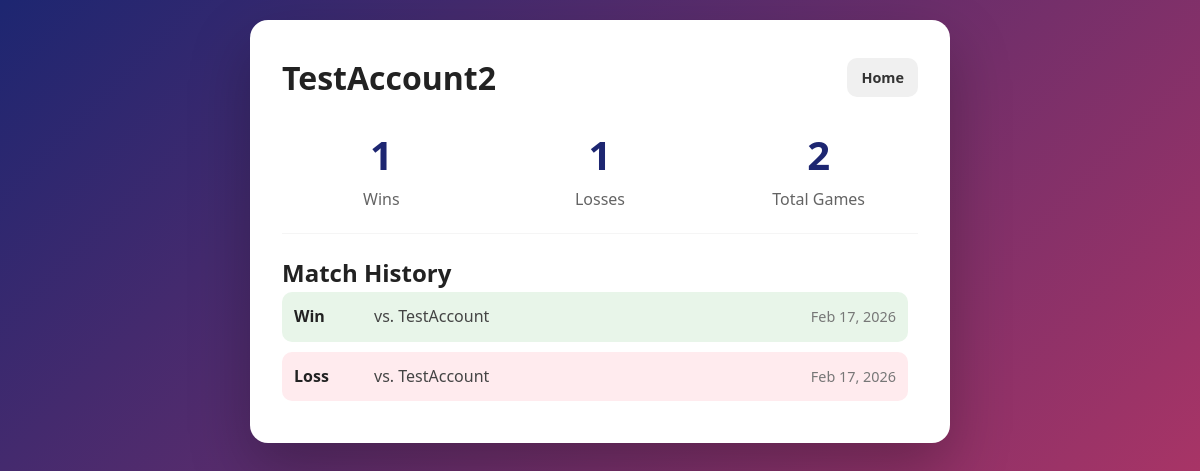
Before: /profile (signed in) with the older database file.
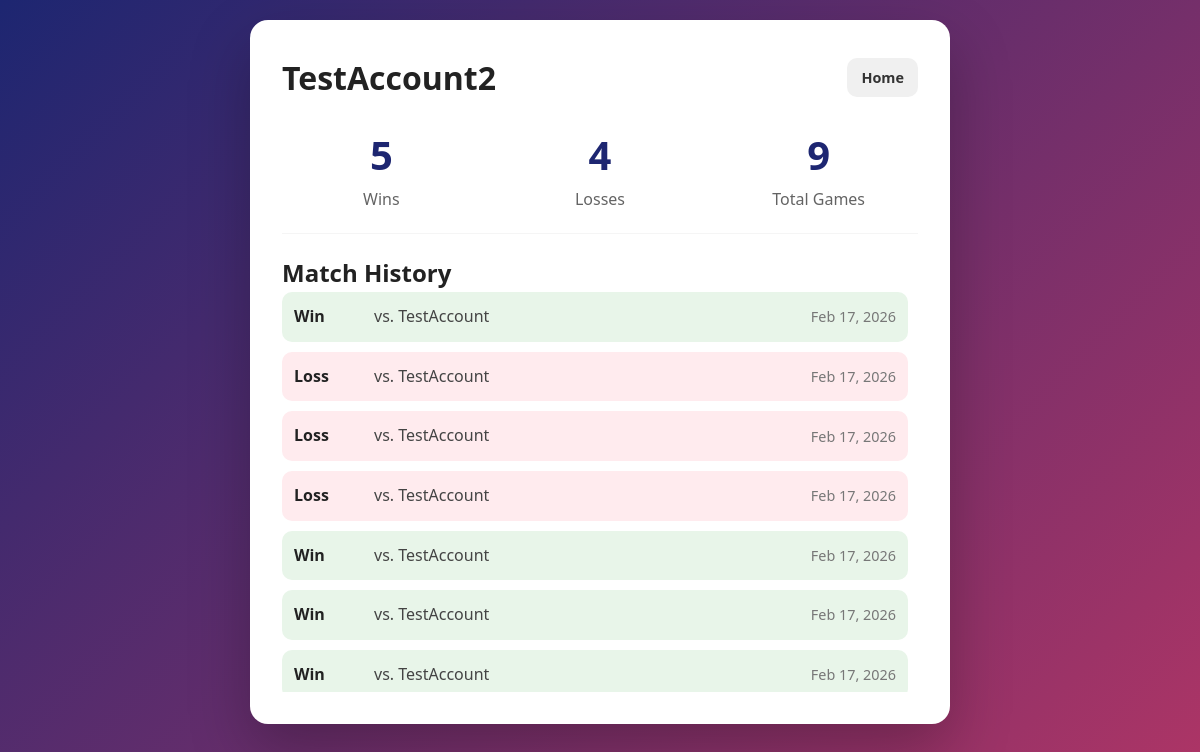
After: the same page with the newer database file.
### app.py (models this page shows, shortened)
class User(UserMixin, db.Model):
    id = db.Column(db.Integer, primary_key=True)
    username = db.Column(db.String(100), unique=True, nullable=False)
    password_hash = db.Column(db.String(128))

class Match(db.Model):
    id = db.Column(db.Integer, primary_key=True)
    winner_id = db.Column(db.Integer, db.ForeignKey('user.id'))
    loser_id = db.Column(db.Integer, db.ForeignKey('user.id'))
    is_draw = db.Column(db.Boolean, default=False)
    timestamp = db.Column(db.DateTime, server_default=db.func.now())
    winner = db.relationship('User', foreign_keys=[winner_id], backref='won_matches')
    loser = db.relationship('User', foreign_keys=[loser_id], backref='lost_matches')

### app.py (the view)
@app.route("/profile")
@login_required
def profile():
    if session.get('is_guest'): flash("Guests do not have profiles."); return redirect(url_for('home'))
    matches = Match.query.filter((Match.winner_id == current_user.id) | (Match.loser_id == current_user.id)).order_by(Match.timestamp.desc()).all()
    return render_template("profile.html", user=current_user, matches=matches)

### app.py (called while the page is built)
@login_manager.user_loader
def load_user(user_id):
    if session.get('is_guest'): return GuestUser(session.get('guest_id'))
    return User.query.get(int(user_id))

### templates/profile.html (shortened to what this page needs)
<!DOCTYPE html>
<html lang="en">
<head>
    <link rel="stylesheet" href="{{ url_for('static', filename='css/style.css') }}">
</head>
<body class="bg">
<div class="profile-layout">
    <div class="card profile-card">
        <div class="profile-header">
            <h1>{{ user.username }}</h1>
            <a href="{{ url_for('home') }}" class="button secondary small">Home</a>
        </div>
        <div class="stats-grid">
            <div class="stat-item">
                <h2>{{ user.won_matches|length }}</h2>
                <p>Wins</p>
            </div>
            <div class="stat-item">
                <h2>{{ user.lost_matches|length }}</h2>
                <p>Losses</p>
            </div>
            <div class="stat-item">
                <h2>{{ (user.won_matches|length) + (user.lost_matches|length) }}</h2>
                <p>Total Games</p>
            </div>
        </div>
        <div class="divider"></div>
        <h2>Match History</h2>
        <ul class="match-history">
            {% for match in matches %}
                <li class="match-item {% if match.is_draw %}draw{% elif match.winner == user %}win{% else %}loss{% endif %}">
                    <div class="match-result">
                        {% if match.is_draw %}
                            Draw
                        {% elif match.winner == user %}
                            Win
                        {% else %}
                            Loss
                        {% endif %}
                    </div>
                    <div class="match-opponent">
                        vs.
                        {% if match.winner == user %}
                            {{ match.loser.username }}
                        {% else %}
                            {{ match.winner.username }}
                        {% endif %}
                    </div>
                    <div class="match-timestamp">
                        {{ match.timestamp.strftime('%b %d, %Y') }}
                    </div>
                </li>
            {% else %}
                <li>No matches played yet.</li>
            {% endfor %}
        </ul>
    </div>
</div>
</body>
</html>

### static/css/style.css (style rules this page uses)
* { box-sizing: border-box; margin: 0; padding: 0; }
body { font-family: system-ui, -apple-system, BlinkMacSystemFont, 'Segoe UI', Roboto, Oxygen, Ubuntu, Cantarell, 'Open Sans', 'Helvetica Neue', sans-serif; line-height: 1.6; }
.bg { min-height: 100vh; background: linear-gradient(135deg, #1d2671, #c33764); color: #fff; padding: 20px; }
.card { background: white; color: #222; padding: 32px; border-radius: 18px; width: 100%; max-width: 400px; box-shadow: 0 25px 60px rgba(0,0,0,0.25); text-align: center; animation: fadeIn 0.4s ease; }
.divider { margin: 20px 0; font-size: 0.8rem; opacity: 0.6; border-bottom: 1px solid #eee; }
.button, button { display: inline-block; width: 100%; padding: 14px; border-radius: 10px; border: none; font-size: 1rem; font-weight: 600; cursor: pointer; text-decoration: none; text-align: center; transition: transform 0.1s ease, box-shadow 0.1s ease; }
.secondary { background: #f0f0f0; color: #333; }
.small { width: auto; padding: 8px 14px; font-size: 0.9rem; }
.profile-layout { max-width: 700px; margin: 0 auto; }
.profile-card { max-width: 100%; text-align: left; }
.profile-header { display: flex; justify-content: space-between; align-items: center; margin-bottom: 20px; }
.stats-grid { display: grid; grid-template-columns: repeat(auto-fit, minmax(100px, 1fr)); gap: 20px; text-align: center; margin-bottom: 20px; }
.stat-item h2 { font-size: 2.5rem; font-weight: 700; color: #1d2671; }
.stat-item p { opacity: 0.7; }
.match-history { list-style: none; max-height: 400px; overflow-y: auto; padding-right: 10px; }
.match-item { display: grid; grid-template-columns: 80px 1fr auto; align-items: center; padding: 12px; border-radius: 10px; margin-bottom: 10px; font-weight: 500; }
.match-item.win { background-color: #e8f5e9; }
.match-item.loss { background-color: #ffebee; }
.match-result { font-weight: 700; }
.match-opponent { color: #444; }
.match-timestamp { font-size: 0.9rem; color: #777; }

Changed rows visible on the page:
added Match: is_draw "Loss", winner.username "TestAccount", timestamp "Feb 17, 2026"
added Match: is_draw "Loss", winner.username "TestAccount", timestamp "Feb 17, 2026"
added Match: is_draw "Win", loser.username "TestAccount", timestamp "Feb 17, 2026"
added Match: is_draw "Win", loser.username "TestAccount", timestamp "Feb 17, 2026"
added Match: is_draw "Win", loser.username "TestAccount", timestamp "Feb 17, 2026"
Other visible differences:
{{ user.won_matches|length }}: "1" → "5"
{{ user.lost_matches|length }}: "1" → "4"
{{ (user.won_matches|length) + (user.lost_matches|length) }}: "2" → "9"
